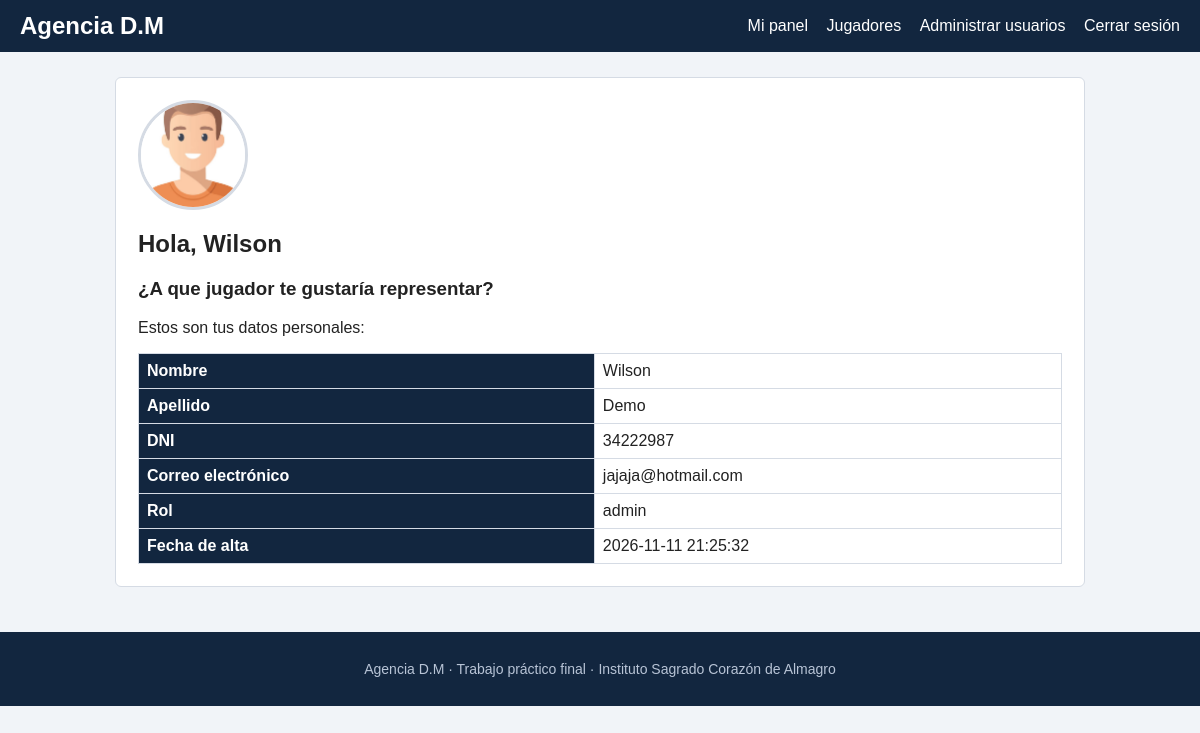
The page /panel.php (signed in) on the database its author committed.
### tables this page shows
CREATE TABLE `usuarios` (
  `id` int(10) UNSIGNED NOT NULL,
  `nombre` varchar(80) NOT NULL,
  `apellido` varchar(80) NOT NULL,
  `dni` varchar(20) NOT NULL,
  `email` varchar(254) NOT NULL,
  `password_hash` varchar(255) NOT NULL,
  `rol` varchar(20) NOT NULL DEFAULT 'usuario',
  `creado_en` timestamp NOT NULL DEFAULT current_timestamp(),
  `archivado_en` timestamp NULL DEFAULT NULL
);

### escapar.php (called while the page is built)
<?php
function escapar(string $valor): string {
    return htmlspecialchars($valor, ENT_QUOTES, 'UTF-8');
}

### panel.php (the view, shortened to what this page needs)
<?php
require_once __DIR__ . '/conexion.php';
require_once __DIR__ . '/escapar.php';
$sql = 'SELECT nombre, apellido, dni, email, rol, creado_en
        FROM usuarios
        WHERE id = :id AND archivado_en IS NULL
        LIMIT 1';
$stmt = $conexion->prepare($sql);
$stmt->execute(['id' => $_SESSION['usuario_id']]);
$usuario = $stmt->fetch();
?>
<!DOCTYPE html>
<html lang="es">
<head>
    <link rel="stylesheet" href="css/estilos.css">
</head>
<body>
    <header>
        <h1 class="logo"><a href="index.php">Agencia D.M</a></h1>
        <nav>
            <a href="panel.php">Mi panel</a> <a href="jugadores.php">Jugadores</a>
            <?php if ($usuario['rol'] === 'admin'): ?>
                <a href="admin_usuarios.php">Administrar usuarios</a>
            <?php endif; ?>
            <a href="cerrar_sesion.php">Cerrar sesión</a>
        </nav>
    </header>
    <main class="contenedor">
        <section class="tarjeta">
            <img class="foto-perfil" src="img/perfil.jfif" alt="Foto de perfil">
            <h2>Hola, <?= escapar($usuario['nombre']) ?></h2>
            <h3> ¿A que jugador te gustaría representar? </h3>
            <p>Estos son tus datos personales:</p>
            <table>
                <tr><th>Nombre</th><td><?= escapar($usuario['nombre']) ?></td></tr>
                <tr><th>Apellido</th><td><?= escapar($usuario['apellido']) ?></td></tr>
                <tr><th>DNI</th><td><?= escapar($usuario['dni']) ?></td></tr>
                <tr><th>Correo electrónico</th><td><?= escapar($usuario['email']) ?></td></tr>
                <tr><th>Rol</th><td><?= escapar($usuario['rol']) ?></td></tr>
                <tr><th>Fecha de alta</th><td><?= escapar($usuario['creado_en']) ?></td></tr>
            </table>
        </section>
    </main>
    <footer>
        <p>Agencia D.M · Trabajo práctico final · Instituto Sagrado Corazón de Almagro</p>
    </footer>
</body>
</html>

### css/estilos.css (style rules this page uses)
* { box-sizing: border-box; }
body { margin: 0; font-family: Arial, Helvetica, sans-serif; font-size: 16px; color: #222; background-color: #f1f4f8; }
header { background-color: #12263f; color: #fff; padding: 12px 20px; display: flex; justify-content: space-between; align-items: center; flex-wrap: wrap; gap: 10px; }
.logo { margin: 0; font-size: 24px; }
nav a { color: #fff; text-decoration: none; margin-left: 14px; }
.contenedor { max-width: 1000px; margin: 0 auto; padding: 25px 15px; min-height: 70vh; }
.tarjeta { background-color: #fff; border: 1px solid #d5dbe4; border-radius: 6px; padding: 22px; margin-bottom: 20px; }
.foto-perfil { width: 110px; height: 110px; object-fit: cover; border-radius: 50%; border: 3px solid #d5dbe4; display: block; margin-bottom: 10px; }
table { width: 100%; border-collapse: collapse; margin-top: 10px; }
th, td { border: 1px solid #d5dbe4; padding: 8px; text-align: left; }
th { background-color: #12263f; color: #fff; }
.logo a { color: #fff; text-decoration: none; }
footer { background-color: #12263f; color: #b8c4d6; text-align: center; padding: 15px; font-size: 14px; }

### rows shown on the page
usuarios: nombre "Wilson", apellido "Demo", dni "34222987", email "jajaja@hotmail.com", rol "admin", creado_en "2026-11-11 21:25:32"
